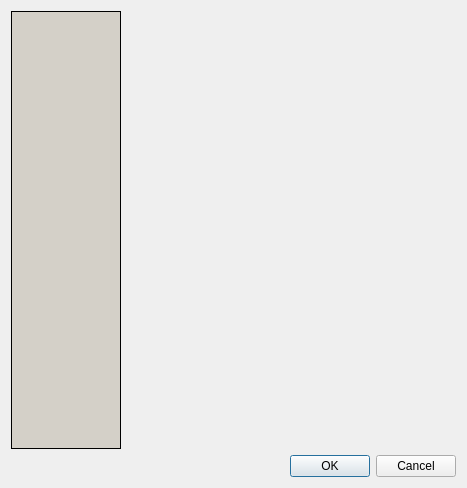
<?xml version="1.0" encoding="UTF-8"?>
<ui version="4.0">
 <class>SettingsDialog</class>
 <widget class="QDialog" name="SettingsDialog">
  <property name="geometry">
   <rect>
    <x>0</x>
    <y>0</y>
    <width>467</width>
    <height>488</height>
   </rect>
  </property>
  <property name="windowTitle">
   <string>Dialog</string>
  </property>
  <property name="autoFillBackground">
   <bool>true</bool>
  </property>
  <layout class="QVBoxLayout" name="verticalLayout">
   <item>
    <layout class="QHBoxLayout" name="horizontalLayout" stretch="25,75">
     <item>
      <widget class="QListWidget" name="contentsWidget">
       <property name="palette">
        <palette>
         <active>
          <colorrole role="Base">
           <brush brushstyle="SolidPattern">
            <color alpha="255">
             <red>212</red>
             <green>208</green>
             <blue>200</blue>
            </color>
           </brush>
          </colorrole>
         </active>
         <inactive>
          <colorrole role="Base">
           <brush brushstyle="SolidPattern">
            <color alpha="255">
             <red>212</red>
             <green>208</green>
             <blue>200</blue>
            </color>
           </brush>
          </colorrole>
         </inactive>
         <disabled>
          <colorrole role="Base">
           <brush brushstyle="SolidPattern">
            <color alpha="255">
             <red>212</red>
             <green>208</green>
             <blue>200</blue>
            </color>
           </brush>
          </colorrole>
         </disabled>
        </palette>
       </property>
       <property name="frameShape">
        <enum>QFrame::Box</enum>
       </property>
       <property name="frameShadow">
        <enum>QFrame::Plain</enum>
       </property>
       <property name="viewMode">
        <enum>QListView::IconMode</enum>
       </property>
      </widget>
     </item>
     <item>
      <widget class="QStackedWidget" name="pagesWidget">
       <property name="frameShape">
        <enum>QFrame::NoFrame</enum>
       </property>
       <property name="currentIndex">
        <number>0</number>
       </property>
       <widget class="CoverSettingsWidget" name="page"/>
       <widget class="DatabaseSettingsWidget" name="page_2"/>
      </widget>
     </item>
    </layout>
   </item>
   <item>
    <widget class="QDialogButtonBox" name="buttonBox">
     <property name="orientation">
      <enum>Qt::Horizontal</enum>
     </property>
     <property name="standardButtons">
      <set>QDialogButtonBox::Cancel|QDialogButtonBox::Ok</set>
     </property>
    </widget>
   </item>
  </layout>
 </widget>
 <customwidgets>
  <customwidget>
   <class>CoverSettingsWidget</class>
   <extends>QWidget</extends>
   <header>coversettingswidget.h</header>
   <container>1</container>
  </customwidget>
  <customwidget>
   <class>DatabaseSettingsWidget</class>
   <extends>QWidget</extends>
   <header>databasesettingswidget.h</header>
   <container>1</container>
  </customwidget>
 </customwidgets>
 <resources/>
 <connections>
  <connection>
   <sender>buttonBox</sender>
   <signal>accepted()</signal>
   <receiver>SettingsDialog</receiver>
   <slot>accept()</slot>
   <hints>
    <hint type="sourcelabel">
     <x>248</x>
     <y>254</y>
    </hint>
    <hint type="destinationlabel">
     <x>157</x>
     <y>274</y>
    </hint>
   </hints>
  </connection>
  <connection>
   <sender>buttonBox</sender>
   <signal>rejected()</signal>
   <receiver>SettingsDialog</receiver>
   <slot>reject()</slot>
   <hints>
    <hint type="sourcelabel">
     <x>316</x>
     <y>260</y>
    </hint>
    <hint type="destinationlabel">
     <x>286</x>
     <y>274</y>
    </hint>
   </hints>
  </connection>
 </connections>
</ui>
